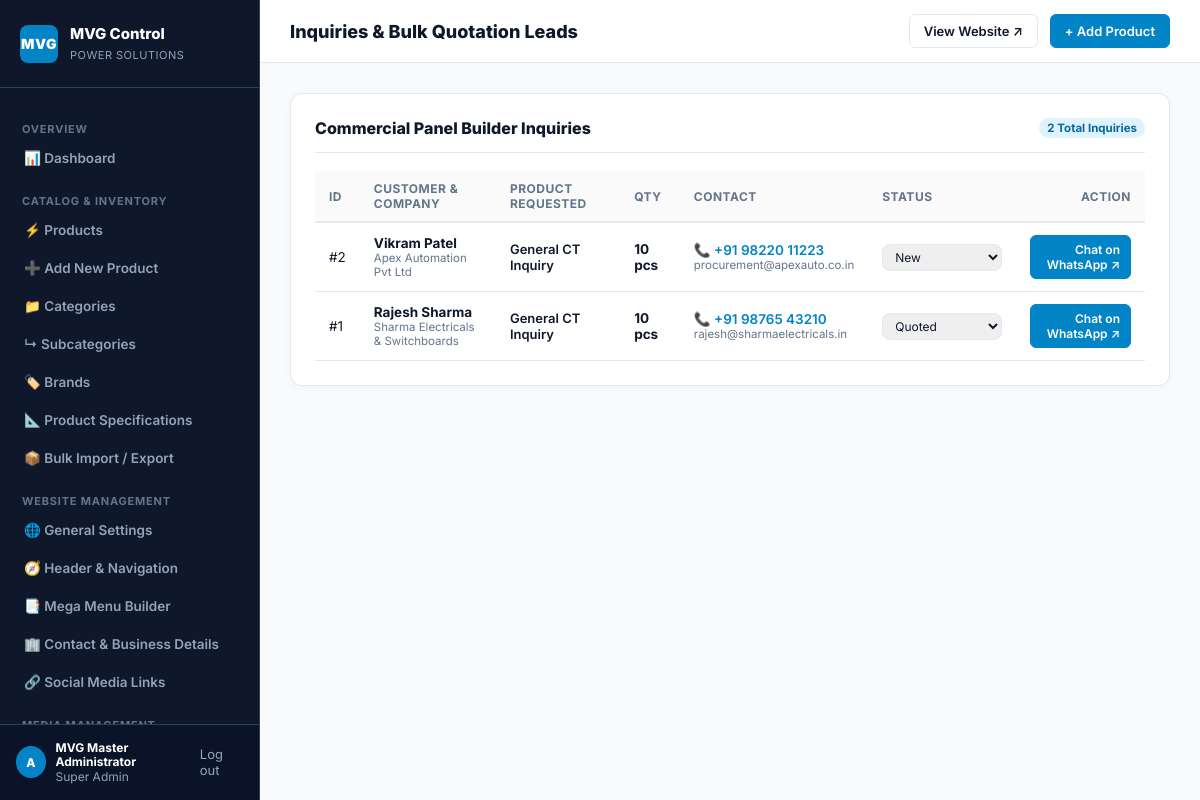
Screenshot of /MVG/admin/inquiries.php (signed in) with the database file from the repository.
### tables this page shows
CREATE TABLE `inquiries` (
  `id` INT UNSIGNED AUTO_INCREMENT PRIMARY KEY,
  `rfq_number` VARCHAR(40) NOT NULL UNIQUE,
  `customer_name` VARCHAR(120) NOT NULL,
  `company_name` VARCHAR(150) NULL,
  `email` VARCHAR(120) NULL,
  `phone` VARCHAR(30) NOT NULL,
  `gstin` VARCHAR(20) NULL,
  `delivery_address` TEXT NULL,
  `city` VARCHAR(80) NULL,
  `state` VARCHAR(80) NULL,
  `pincode` VARCHAR(12) NULL,
  `delivery_urgency` ENUM('immediate', '1_week', '15_days', 'regular_contract') DEFAULT 'immediate',
  `total_estimated_value` DECIMAL(12,2) DEFAULT 0.00,
  `notes` TEXT NULL,
  `status` ENUM('new', 'contacted', 'quoted', 'converted', 'closed') DEFAULT 'new',
  `source` VARCHAR(50) DEFAULT 'web_rfq_cart',
  `ip_address` VARCHAR(50) NULL,
  `created_at` TIMESTAMP DEFAULT CURRENT_TIMESTAMP,
  `updated_at` TIMESTAMP DEFAULT CURRENT_TIMESTAMP ON UPDATE CURRENT_TIMESTAMP,
  INDEX (`rfq_number`),
  INDEX (`phone`),
  INDEX (`status`)
);

### MVG/admin/inquiries.php (the view, shortened to what this page needs)
<?php
$pdo = Database::getConnection();
$inquiries = [];
if ($pdo) {
    try {
        $stmt = $pdo->query("SELECT * FROM inquiries ORDER BY id DESC");
        $inquiries = $stmt->fetchAll();
    } catch (Exception $e) {}
}
include __DIR__ . '/header.php';
?>
<div class="card">
  <div class="card-header">
    <h2 class="card-title">Commercial Panel Builder Inquiries</h2>
    <span class="badge badge-info"><?php echo count($inquiries); ?> Total Inquiries</span>
  </div>
  <table class="data-table">
    <thead>
      <tr>
        <th>ID</th>
        <th>Customer &amp; Company</th>
        <th>Product Requested</th>
        <th>Qty</th>
        <th>Contact</th>
        <th>Status</th>
        <th style="text-align: right;">Action</th>
      </tr>
    </thead>
    <tbody>
      <?php if (!empty($inquiries)): ?>
        <?php foreach ($inquiries as $inq): ?>
          <tr>
            <td>#<?php echo $inq['id']; ?></td>
            <td>
              <strong><?php echo htmlspecialchars($inq['customer_name']); ?></strong>
              <?php if (!empty($inq['company_name'])): ?>
                <div style="font-size: 11.5px; color: var(--text-muted);"><?php echo htmlspecialchars($inq['company_name']); ?></div>
              <?php endif; ?>
            </td>
            <td>
              <span style="font-size: 13px; font-weight: 600;"><?php echo htmlspecialchars($inq['product_name'] ?? 'General CT Inquiry'); ?></span>
            </td>
            <td><strong><?php echo intval($inq['quantity'] ?? 10); ?> pcs</strong></td>
            <td>
              <div><a href="tel:<?php echo htmlspecialchars($inq['phone']); ?>" style="color: var(--primary); font-weight: 600; text-decoration: none;">📞 <?php echo htmlspecialchars($inq['phone']); ?></a></div>
              <?php if (!empty($inq['email'])): ?>
                <div style="font-size: 11.5px; color: var(--text-muted);"><?php echo htmlspecialchars($inq['email']); ?></div>
              <?php endif; ?>
            </td>
            <td>
              <form method="POST" action="inquiries.php" style="margin: 0;">
                <select name="new_status" class="form-control" style="padding: 4px 8px; font-size: 12px; width: 120px;" onchange="this.form.submit()">
                  <option value="new" <?php echo ($inq['status'] === 'new') ? 'selected' : ''; ?>>New</option>
                  <option value="quoted" <?php echo ($inq['status'] === 'quoted') ? 'selected' : ''; ?>>Quoted</option>
                </select>
              </form>
            </td>
            <td style="text-align: right;">
              <a href="https://wa.me/<?php echo preg_replace('/[^0-9]/', '', $inq['phone']); ?>?text=Hello%20<?php echo urlencode($inq['customer_name']); ?>,%20this%20is%20MVG%20Power%20Solutions%20regarding%20your%20inquiry." target="_blank" class="btn-topbar btn-topbar-primary" style="padding: 6px 10px; font-size: 12px;">
                Chat on WhatsApp ↗
              </a>
            </td>
          </tr>
        <?php endforeach; ?>
      <?php endif; ?>
    </tbody>
  </table>
</div>
<?php include __DIR__ . '/footer.php'; ?>

### MVG/admin/header.php (style rules this page uses)
:root { --sidebar-w: 260px; --navy: #0F172A; --navy-light: #1E293B; --border: #E2E8F0; --border-dark: #334155; --primary: #0284C7; --primary-hover: #0369A1; --text: #0F172A; --text-muted: #64748B; --bg: #F8FAFC; --white: #FFFFFF; --green: #10B981; --amber: #F59E0B; --red: #EF4444; }
* { box-sizing: border-box; }
body { margin: 0; font-family: 'Inter', -apple-system, BlinkMacSystemFont, sans-serif; background: var(--bg); color: var(--text); display: flex; min-height: 100vh; }
.btn-topbar { display: inline-flex; align-items: center; gap: 6px; padding: 8px 14px; font-size: 13px; font-weight: 600; border-radius: 6px; text-decoration: none; border: 1px solid var(--border); background: #fff; color: var(--text); cursor: pointer; }
.btn-topbar-primary { background: var(--primary); border-color: var(--primary); color: #fff; }
.card { background: var(--white); border: 1px solid var(--border); border-radius: 12px; padding: 24px; margin-bottom: 24px; box-shadow: 0 2px 8px rgba(15, 23, 42, 0.03); }
.card-header { display: flex; align-items: center; justify-content: space-between; margin-bottom: 18px; padding-bottom: 14px; border-bottom: 1px solid var(--border); flex-wrap: wrap; gap: 12px; }
.card-title { font-size: 16px; font-weight: 800; margin: 0; }
.data-table { width: 100%; border-collapse: collapse; }
.data-table th { text-align: left; font-size: 12px; font-weight: 700; text-transform: uppercase; letter-spacing: 0.5px; color: var(--text-muted); padding: 10px 14px; border-bottom: 2px solid var(--border); background: #FAFAFA; }
.data-table td { padding: 12px 14px; border-bottom: 1px solid var(--border); font-size: 13.5px; vertical-align: middle; }
.badge { display: inline-block; padding: 3px 8px; border-radius: 12px; font-size: 11.5px; font-weight: 700; }
.badge-info { background: #E0F2FE; color: #0369A1; }
.form-control { width: 100%; padding: 10px 12px; border: 1px solid var(--border); border-radius: 8px; font-family: inherit; font-size: 13.5px; color: var(--text); }

### rows the page displays
inquiries: id "2", customer_name "Vikram Patel", company_name "Apex Automation Pvt Ltd", product_name "General CT Inquiry", quantity "10", phone "+91 98220 11223", email "procurement@apexauto.co.in", new_status "New"
inquiries: id "1", customer_name "Rajesh Sharma", company_name "Sharma Electricals & Switchboards", product_name "General CT Inquiry", quantity "10", phone "+91 98765 43210", email "rajesh@sharmaelectricals.in", new_status "Quoted"

### other values shown
$currentAdmin['name'] "MVG Master Administrator"
$adminHeading "Inquiries & Bulk Quotation Leads"
count($inquiries) "2"
